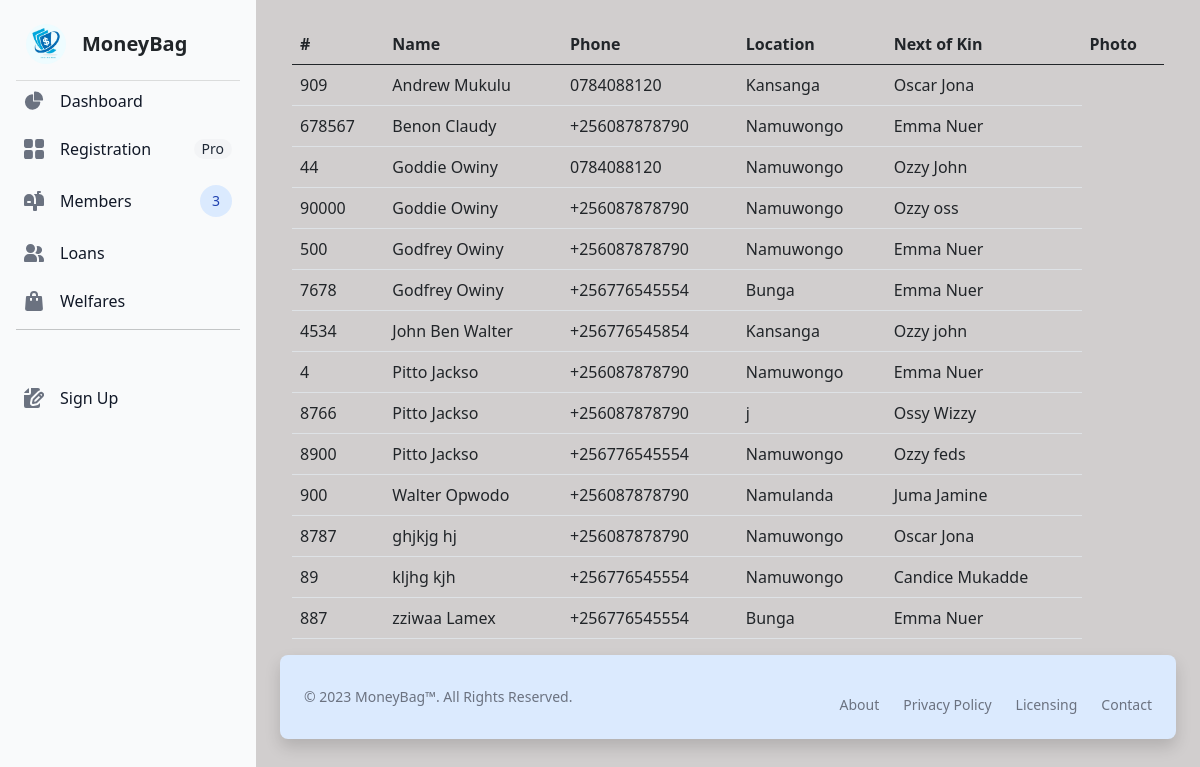
The app's page /, older data.
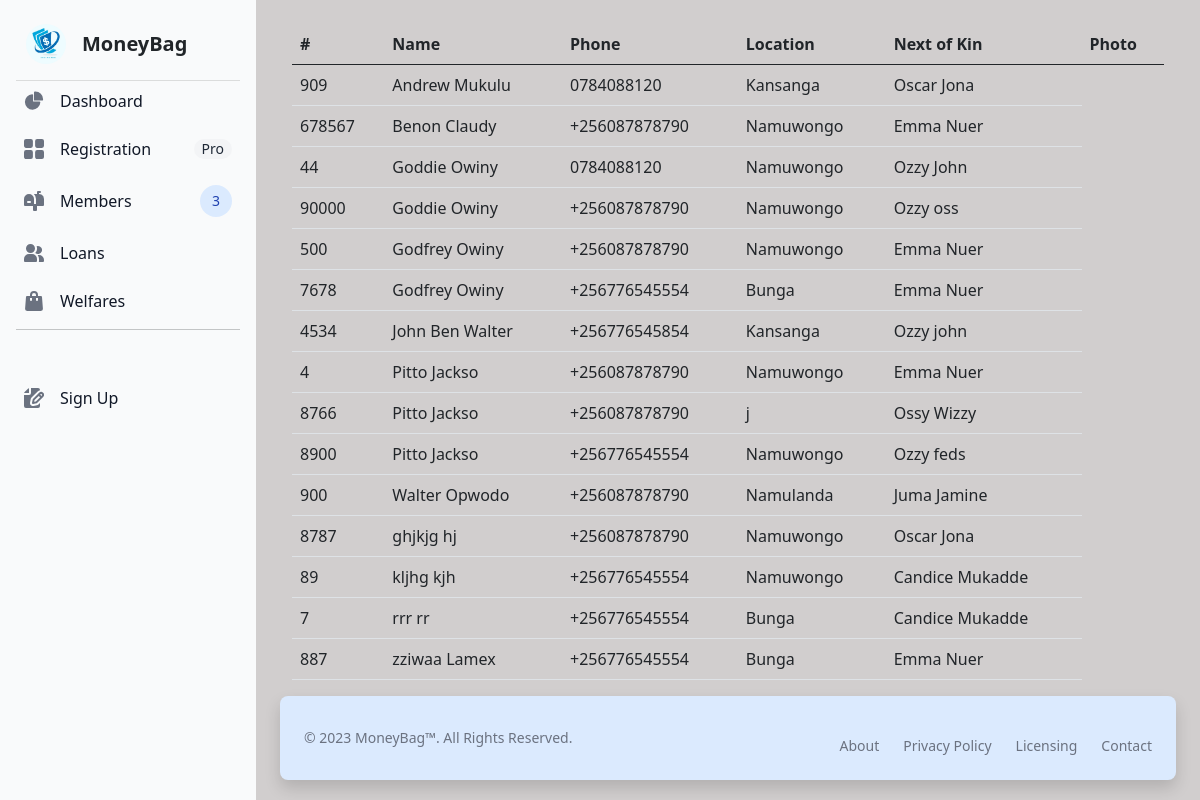
The same page, newer data.
### savingsApp/models.py (models this page shows, shortened)
class Member(models.Model):
    contact_regex = r'^(\+256|0)\d{9}$'   # Regex for contact
    contact_validator = RegexValidator(
    regex=contact_regex,
    message='Enter a valid Country contact'
    )
    name_regex = r'^(?=.{1,100}$)[A-Za-z]+(?:[\'\s-][A-Za-z]+)* [A-Za-z]+(?:[\'\s-][A-Za-z]+)*$'
    name_validator = RegexValidator(
    regex=name_regex,
    message='Enter both names, no special characters'
)
    gender_choices = [('Male', 'Male'),
    ('Female', 'Female')]
    name = models.CharField(max_length=100, validators= [name_validator])
    user_number = models.IntegerField(null=False, blank=False, unique=True)
    NIN = models.CharField(max_length=14, unique=True)
    contact = models.CharField(max_length=13, validators=[MinLengthValidator(10), contact_validator])
    email = models.EmailField(null=False, blank=False, unique=True)
    profile_photo = models.ImageField(null=False, blank=False, upload_to='uploads')
    location = models.CharField(max_length=100)
    gender = models.CharField(choices=gender_choices, max_length=10)
    next_of_kin = models.CharField(max_length=100, validators=[name_validator])
    date_of_registration = models.DateField(null=False, blank=True, default=datetime.now)

### savingsApp/views.py (the view)
# urls.py: path('', dashboard, name='dashboard'),
def dashboard(request):
    user = Member.objects.all().order_by('name')
    return render(request, 'savingsApp/dashboard.html' , {'user': user})

### savingsApp/templates/savingsApp/dashboard.html (shortened to what this page needs)
{% extends 'savingsApp/base.html' %}
{% load static %}
  {% block content %}
    <div class="container-fluid">
        <table class="table table-stripped table-responsive">
            <thead>
              <tr>
                <th>#</th>
                <th>Name</th>
                <th>Phone</th>
                <th>Location</th>
                <th>Next of Kin</th>
                <th>Photo</th>
              </tr>
            </thead>
            <tbody>
                {% for user in user %}
              <tr>
                <td>{{user.user_number}}</td>
                <td>{{user.name}}</td>
                <td>{{user.contact}}</td>
                <td>{{user.location}}</td>
                <td>{{user.next_of_kin}}</td>
              </tr>
              {% endfor %}
            </tbody>
          </table>
    </div>
{% endblock %}

Row changes from the older to the newer data that the page shows:
added Member: user_number "7", name "rrr rr", contact "+256776545554", location "Bunga", next_of_kin "Candice Mukadde"
